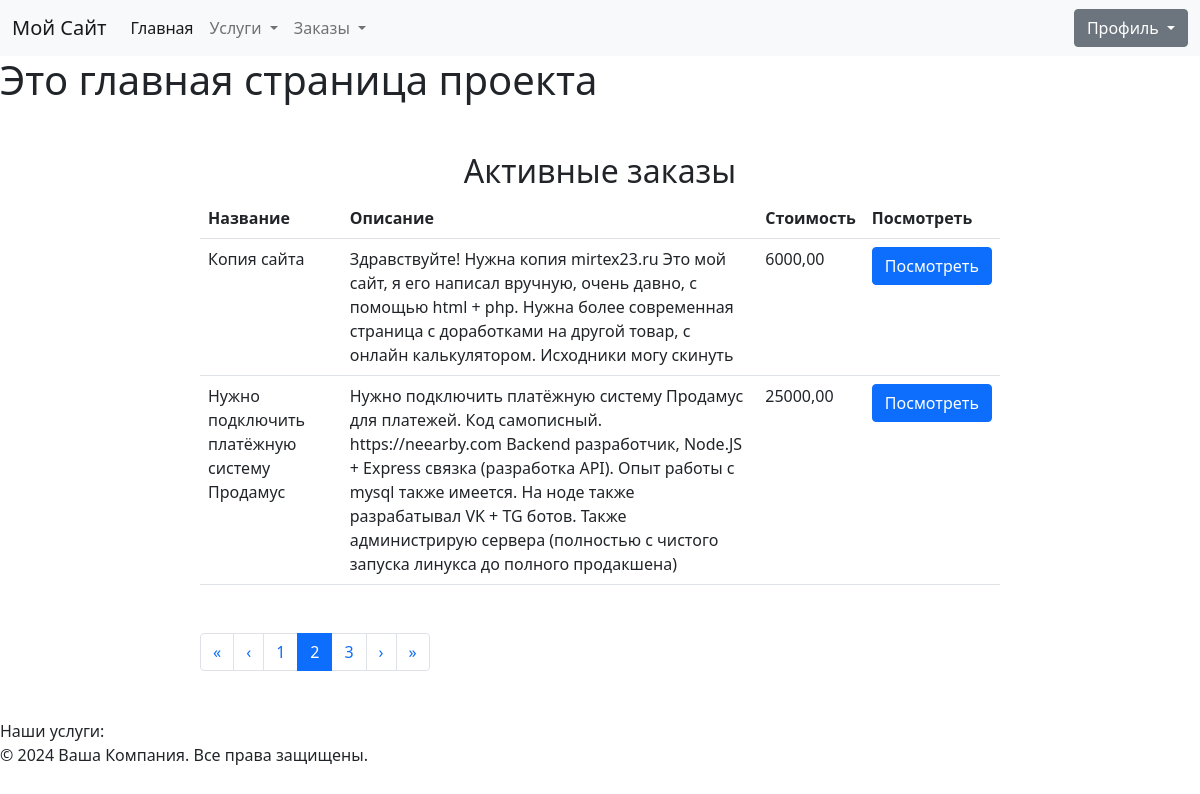
Screenshot of /?page=2 with the database file from the repository.
### freelance/models.py (models this page shows)
class Order(models.Model):
    order_type = models.CharField(
        max_length=11,
        choices=Service.ServicesType.choices,
        default="design",
        verbose_name="Тип заказа",
    )
    title = models.CharField(max_length=255, verbose_name="Заголовок")
    description = models.TextField(verbose_name="Описание")
    created_at = models.DateTimeField(
        auto_now_add=True, verbose_name="Создан", null=True
    )
    updated_at = models.DateTimeField(auto_now=True, verbose_name="Обновлен", null=True)
    price = models.DecimalField(
        verbose_name="Стоимость", max_digits=10, decimal_places=2, default=0
    )
    customer = models.ForeignKey(
        Customer,
        on_delete=models.CASCADE,
        related_name="customers",
        blank=True,
        null=True,
        verbose_name="Заказчик",
    )
    executor = models.ForeignKey(
        Executor,
        on_delete=models.CASCADE,
        related_name="executors",
        blank=True,
        null=True,
        verbose_name="Исполнитель",
    )
    order_taken = models.BooleanField(default=False, verbose_name="Заказ сделан")
    order_taken_at = models.DateTimeField(
        null=True, blank=True, verbose_name="Время принятия заказа"
    )

### freelance/views.py (the view)
# urls.py: path("", MainPageView.as_view(), name="main_page"),
class MainPageView(TemplateView):
    template_name = "basic/index.html"
    paginate_by = 2  # Устанавливаем количество элементов на странице
    def get_context_data(self, **kwargs):
        context = super().get_context_data(**kwargs)
        context["message"] = "Это главная страница проекта"
        orders_taken = Order.objects.filter(order_taken=False)
        paginator = Paginator(orders_taken, self.paginate_by)
        page_number = self.request.GET.get("page")
        try:
            page = paginator.page(page_number)
        except PageNotAnInteger:
            page = paginator.page(1)
        except EmptyPage:
            page = paginator.page(paginator.num_pages)
        context["pending_orders"] = page
        return context

### templates/basic/index.html
{% extends 'basic/base.html' %}
{% block content %}
<h1>{{ message }}</h1>
<div class="row-fluid mt-5">
    <div col-md-4>
        {% include 'basic/mainpage/available_services.html' %}
    </div>
    <div col-md-8>
        {% include 'basic/mainpage/active_orders.html' %}
    </div>
</div>
{% endblock %}

### templates/basic/mainpage/available_services.html
<div class="text-justify">
    <div class="row-fluid">
        <div class="col-md-8 offset-md-2">
            <h2 class="text-center mt-5">Активные заказы</h2>
            <table class="text table">
                <tbody>
                <tr>
                    <th>Название</th>
                    <th>Описание</th>
                    <th>Стоимость</th>
                    <th>Посмотреть</th>
                </tr>
                {% for order in pending_orders %}
                    <tr>
                        <td>{{ order.title }}</td>
                        <td>{{ order.description }}</td>
                        <td>{{ order.price }}</td>
                        <td><a class="btn btn-primary"
                               href="{% url 'freelance:order-detail' order.pk %}">Посмотреть</a></td>
                    </tr>
                {% endfor %}
                </tbody>
            </table>
            <div class="mt-5 mb-5">
                {% if pending_orders.has_other_pages %}
                    <nav aria-label="Page navigation">
                        <ul class="pagination">
                            {% if pending_orders.has_previous %}
                                <li class="page-item">
                                    <a class="page-link" href="?page=1" aria-label="First">
                                        <span aria-hidden="true">&laquo;</span>
                                    </a>
                                </li>
                                <li class="page-item">
                                    <a class="page-link" href="?page={{ pending_orders.previous_page_number }}"
                                       aria-label="Previous">
                                        <span aria-hidden="true">&lsaquo;</span>
                                    </a>
                                </li>
                            {% endif %}
                            {% for page_num in pending_orders.paginator.page_range %}
                                <li class="page-item{% if page_num == pending_orders.number %} active{% endif %}">
                                    <a class="page-link" href="?page={{ page_num }}">{{ page_num }}</a>
                                </li>
                            {% endfor %}
                            {% if pending_orders.has_next %}
                                <li class="page-item">
                                    <a class="page-link" href="?page={{ pending_orders.next_page_number }}"
                                       aria-label="Next">
                                        <span aria-hidden="true">&rsaquo;</span>
                                    </a>
                                </li>
                                <li class="page-item">
                                    <a class="page-link" href="?page={{ pending_orders.paginator.num_pages }}"
                                       aria-label="Last">
                                        <span aria-hidden="true">&raquo;</span>
                                    </a>
                                </li>
                            {% endif %}
                        </ul>
                    </nav>
                {% endif %}
            </div>
        </div>
    </div>
</div>

### rows the page displays
Order: title "Копия сайта", description "Здравствуйте! Нужна копия mirtex23.ru Это мой сайт, я его написал вручную, очень давно, с помощью html + php. Нужна более современная страница с доработками на другой товар, с онлайн калькулятором. Исходники могу скинуть", price "6000,00"
Order: title "Нужно подключить платёжную систему Продамус", description "Нужно подключить платёжную систему Продамус для платежей. Код самописный. https://neearby.com Backend разработчик, Node.JS + Express связка (разработка API). Опыт работы с mysql также имеется. На ноде также разрабатывал VK + TG ботов. Также администрирую сервера (полностью с чистого запуска линукса до полного продакшена)", price "25000,00"

### other values shown
{{ message }} "Это главная страница проекта"
{{ page_num }} "1" "2" "3"
